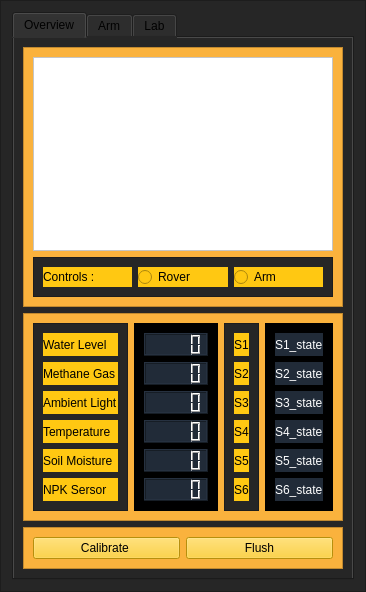
        <widget class="QFrame" name="frame_3">
         <property name="styleSheet">
          <string notr="true">background-color:rgb(38, 38, 38)</string>
         </property>
         <property name="frameShape">
          <enum>QFrame::StyledPanel</enum>
         </property>
         <property name="frameShadow">
          <enum>QFrame::Raised</enum>
         </property>
         <layout class="QGridLayout" name="gridLayout_2">
          <item row="0" column="0">
           <widget class="QTabWidget" name="tabWidget">
            <property name="styleSheet">
             <string notr="true">background-color:rgb(38, 38, 38)</string>
            </property>
            <property name="currentIndex">
             <number>0</number>
            </property>
            <widget class="QWidget" name="tab">
             <attribute name="title">
              <string>Overview</string>
             </attribute>
             <layout class="QVBoxLayout" name="verticalLayout_10">
              <item>
               <widget class="QFrame" name="frame_15">
                <property name="styleSheet">
                 <string notr="true">color:rgb(0,0,0);
background-color: rgb(250, 178, 61);</string>
                </property>
                <property name="frameShape">
                 <enum>QFrame::StyledPanel</enum>
                </property>
                <property name="frameShadow">
                 <enum>QFrame::Raised</enum>
                </property>
                <layout class="QVBoxLayout" name="verticalLayout_9">
                 <item>
                  <widget class="QGraphicsView" name="armGraphic1">
                   <property name="styleSheet">
                    <string notr="true">background-color:rgb(255, 255, 255);</string>
                   </property>
                  </widget>
                 </item>
                 <item>
                  <widget class="QFrame" name="frame_22">
                   <property name="styleSheet">
                    <string notr="true">background-color:rgb(38, 38, 38);</string>
                   </property>
                   <property name="frameShape">
                    <enum>QFrame::StyledPanel</enum>
                   </property>
                   <property name="frameShadow">
                    <enum>QFrame::Raised</enum>
                   </property>
                   <layout class="QHBoxLayout" name="horizontalLayout_11">
                    <item>
                     <widget class="QLabel" name="label_33">
                      <property name="styleSheet">
                       <string notr="true">background-color:rgb(255, 200, 18);</string>
                      </property>
                      <property name="text">
                       <string>Controls : </string>
                      </property>
                     </widget>
                    </item>
                    <item>
                     <widget class="QRadioButton" name="radioButton">
                      <property name="styleSheet">
                       <string notr="true">background-color:rgb(255, 200, 18);</string>
                      </property>
                      <property name="text">
                       <string>Rover</string>
                      </property>
                     </widget>
                    </item>
                    <item>
                     <widget class="QRadioButton" name="radioButton_2">
                      <property name="styleSheet">
                       <string notr="true">background-color:rgb(255, 200, 18);</string>
                      </property>
                      <property name="text">
                       <string>Arm</string>
                      </property>
                     </widget>
                    </item>
                   </layout>
                  </widget>
                 </item>
                </layout>
               </widget>
              </item>
              <item>
               <widget class="QFrame" name="frame_20">
                <property name="styleSheet">
                 <string notr="true">color:rgb(0,0,0);
background-color: rgb(250, 178, 61);</string>
                </property>
                <property name="frameShape">
                 <enum>QFrame::StyledPanel</enum>
                </property>
                <property name="frameShadow">
                 <enum>QFrame::Raised</enum>
                </property>
                <layout class="QHBoxLayout" name="horizontalLayout_9">
                 <item>
                  <widget class="QFrame" name="frame_19">
                   <property name="styleSheet">
                    <string notr="true">background-color:rgb(38, 38, 38);</string>
                   </property>
                   <property name="frameShape">
                    <enum>QFrame::StyledPanel</enum>
                   </property>
                   <property name="frameShadow">
                    <enum>QFrame::Raised</enum>
                   </property>
                   <layout class="QVBoxLayout" name="verticalLayout_8">
                    <item>
                     <widget class="QLabel" name="label_27">
                      <property name="font">
                       <font>
                        <pointsize>9</pointsize>
                       </font>
                      </property>
                      <property name="styleSheet">
                       <string notr="true">background-color:rgb(255, 200, 18);</string>
                      </property>
                      <property name="text">
                       <string>Water Level</string>
                      </property>
                     </widget>
                    </item>
                    <item>
                     <widget class="QLabel" name="label_28">
                      <property name="font">
                       <font>
                        <pointsize>9</pointsize>
                       </font>
                      </property>
                      <property name="styleSheet">
                       <string notr="true">background-color:rgb(255, 200, 18);</string>
                      </property>
                      <property name="text">
                       <string>Methane Gas</string>
                      </property>
                     </widget>
                    </item>
                    <item>
                     <widget class="QLabel" name="label_29">
                      <property name="font">
                       <font>
                        <pointsize>9</pointsize>
                       </font>
                      </property>
                      <property name="styleSheet">
                       <string notr="true">background-color:rgb(255, 200, 18);</string>
                      </property>
                      <property name="text">
                       <string>Ambient Light</string>
                      </property>
                     </widget>
                    </item>
                    <item>
                     <widget class="QLabel" name="label_30">
                      <property name="font">
                       <font>
                        <pointsize>9</pointsize>
                       </font>
                      </property>
                      <property name="styleSheet">
                       <string notr="true">background-color:rgb(255, 200, 18);</string>
                      </property>
                      <property name="text">
                       <string>Temperature</string>
                      </property>
                     </widget>
                    </item>
                    <item>
                     <widget class="QLabel" name="label_31">
                      <property name="font">
                       <font>
                        <pointsize>9</pointsize>
                       </font>
                      </property>
                      <property name="styleSheet">
                       <string notr="true">background-color:rgb(255, 200, 18);</string>
                      </property>
                      <property name="text">
                       <string>Soil Moisture</string>
                      </property>
                     </widget>
                    </item>
                    <item>
                     <widget class="QLabel" name="label_32">
                      <property name="font">
                       <font>
                        <pointsize>9</pointsize>
                       </font>
                      </property>
                      <property name="styleSheet">
                       <string notr="true">background-color:rgb(255, 200, 18);</string>
                      </property>
                      <property name="text">
                       <string>NPK Sersor </string>
                      </property>
                     </widget>
                    </item>
                   </layout>
                  </widget>
                 </item>
                 <item>
                  <widget class="QFrame" name="frame_18">
                   <property name="styleSheet">
                    <string notr="true">background-color: rgb(0, 0, 0);</string>
                   </property>
                   <property name="frameShape">
                    <enum>QFrame::StyledPanel</enum>
                   </property>
                   <property name="frameShadow">
                    <enum>QFrame::Raised</enum>
                   </property>
                   <layout class="QVBoxLayout" name="verticalLayout_7">
                    <item>
                     <widget class="QLCDNumber" name="waterLevel_lcd">
                      <property name="styleSheet">
                       <string notr="true">background-color: rgb(33, 43, 56);</string>
                      </property>
                     </widget>
                    </item>
                    <item>
                     <widget class="QLCDNumber" name="methaneGas_lcd">
                      <property name="styleSheet">
                       <string notr="true">background-color: rgb(33, 43, 56);</string>
                      </property>
                     </widget>
                    </item>
                    <item>
                     <widget class="QLCDNumber" name="ambientLight_lcd">
                      <property name="styleSheet">
                       <string notr="true">background-color: rgb(33, 43, 56);</string>
                      </property>
                     </widget>
                    </item>
                    <item>
                     <widget class="QLCDNumber" name="temperature_lcd">
                      <property name="styleSheet">
                       <string notr="true">background-color: rgb(33, 43, 56);</string>
                      </property>
                     </widget>
                    </item>
                    <item>
                     <widget class="QLCDNumber" name="soilMoisture_lcd">
                      <property name="styleSheet">
                       <string notr="true">background-color: rgb(33, 43, 56);</string>
                      </property>
                     </widget>
                    </item>
                    <item>
                     <widget class="QLCDNumber" name="npkSensor_lcd">
                      <property name="styleSheet">
                       <string notr="true">background-color: rgb(33, 43, 56);</string>
                      </property>
                     </widget>
                    </item>
                   </layout>
                  </widget>
                 </item>
                 <item>
                  <widget class="QFrame" name="frame_16">
                   <property name="styleSheet">
                    <string notr="true">background-color:rgb(38, 38, 38);</string>
                   </property>
                   <property name="frameShape">
                    <enum>QFrame::StyledPanel</enum>
                   </property>
                   <property name="frameShadow">
                    <enum>QFrame::Raised</enum>
                   </property>
                   <layout class="QVBoxLayout" name="verticalLayout_4">
                    <item>
                     <widget class="QLabel" name="label_21">
                      <property name="styleSheet">
                       <string notr="true">background-color:rgb(255, 200, 18);</string>
                      </property>
                      <property name="text">
                       <string>S1</string>
                      </property>
                     </widget>
                    </item>
                    <item>
                     <widget class="QLabel" name="label_22">
                      <property name="styleSheet">
                       <string notr="true">background-color:rgb(255, 200, 18);</string>
                      </property>
                      <property name="text">
                       <string>S2</string>
                      </property>
                     </widget>
                    </item>
                    <item>
                     <widget class="QLabel" name="label_23">
                      <property name="styleSheet">
                       <string notr="true">background-color:rgb(255, 200, 18);</string>
                      </property>
                      <property name="text">
                       <string>S3</string>
                      </property>
                     </widget>
                    </item>
                    <item>
                     <widget class="QLabel" name="label_24">
                      <property name="styleSheet">
                       <string notr="true">background-color:rgb(255, 200, 18);</string>
                      </property>
                      <property name="text">
                       <string>S4</string>
                      </property>
                     </widget>
                    </item>
                    <item>
                     <widget class="QLabel" name="label_25">
                      <property name="styleSheet">
                       <string notr="true">background-color:rgb(255, 200, 18);</string>
                      </property>
                      <property name="text">
                       <string>S5</string>
                      </property>
                     </widget>
                    </item>
                    <item>
                     <widget class="QLabel" name="label_26">
                      <property name="styleSheet">
                       <string notr="true">background-color:rgb(255, 200, 18);</string>
                      </property>
                      <property name="text">
                       <string>S6</string>
                      </property>
                     </widget>
                    </item>
                   </layout>
                  </widget>
                 </item>
                 <item>
                  <widget class="QFrame" name="frame_17">
                   <property name="styleSheet">
                    <string notr="true">color:rgb(255,255,255);
background-color:rgb(0, 0, 0);</string>
                   </property>
                   <property name="frameShape">
                    <enum>QFrame::StyledPanel</enum>
                   </property>
                   <property name="frameShadow">
                    <enum>QFrame::Raised</enum>
                   </property>
                   <layout class="QVBoxLayout" name="verticalLayout_6">
                    <item>
                     <widget class="QLabel" name="s1_label">
                      <property name="styleSheet">
                       <string notr="true">background-color: rgb(33, 43, 56);</string>
                      </property>
                      <property name="text">
                       <string>S1_state</string>
                      </property>
                     </widget>
                    </item>
                    <item>
                     <widget class="QLabel" name="s2_label">
                      <property name="styleSheet">
                       <string notr="true">background-color: rgb(33, 43, 56);</string>
                      </property>
                      <property name="text">
                       <string>S2_state</string>
                      </property>
                     </widget>
                    </item>
                    <item>
                     <widget class="QLabel" name="s3_label">
                      <property name="styleSheet">
                       <string notr="true">background-color: rgb(33, 43, 56);</string>
                      </property>
                      <property name="text">
                       <string>S3_state</string>
                      </property>
                     </widget>
                    </item>
                    <item>
                     <widget class="QLabel" name="s4_label">
                      <property name="styleSheet">
                       <string notr="true">background-color: rgb(33, 43, 56);</string>
                      </property>
                      <property name="text">
                       <string>S4_state</string>
                      </property>
                     </widget>
                    </item>
                    <item>
                     <widget class="QLabel" name="s5_label">
                      <property name="styleSheet">
                       <string notr="true">background-color: rgb(33, 43, 56);</string>
                      </property>
                      <property name="text">
                       <string>S5_state</string>
                      </property>
                     </widget>
                    </item>
                    <item>
                     <widget class="QLabel" name="s6_label">
                      <property name="styleSheet">
                       <string notr="true">background-color: rgb(33, 43, 56);</string>
                      </property>
                      <property name="text">
                       <string>S6_state</string>
                      </property>
                     </widget>
                    </item>
                   </layout>
                  </widget>
                 </item>
                </layout>
               </widget>
              </item>
              <item>
               <widget class="QFrame" name="frame_21">
                <property name="styleSheet">
                 <string notr="true">color:rgb(0,0,0);
background-color: rgb(250, 178, 61);</string>
                </property>
                <property name="frameShape">
                 <enum>QFrame::StyledPanel</enum>
                </property>
                <property name="frameShadow">
                 <enum>QFrame::Raised</enum>
                </property>
                <layout class="QHBoxLayout" name="horizontalLayout_10">
                 <item>
                  <widget class="QPushButton" name="pushButton_3">
                   <property name="styleSheet">
                    <string notr="true">background-color:rgb(255, 200, 18);</string>
                   </property>
                   <property name="text">
                    <string>Calibrate </string>
                   </property>
                  </widget>
                 </item>
                 <item>
                  <widget class="QPushButton" name="pushButton_4">
                   <property name="styleSheet">
                    <string notr="true">background-color:rgb(255, 200, 18);</string>
                   </property>
                   <property name="text">
                    <string>Flush</string>
                   </property>
                  </widget>
                 </item>
                </layout>
               </widget>
              </item>
             </layout>
            </widget>
            <widget class="QWidget" name="tab_3">
             <attribute name="title">
              <string>Arm</string>
             </attribute>
            </widget>
            <widget class="QWidget" name="tab_2">
             <attribute name="title">
              <string>Lab</string>
             </attribute>
            </widget>
           </widget>
          </item>
         </layout>
        </widget>
